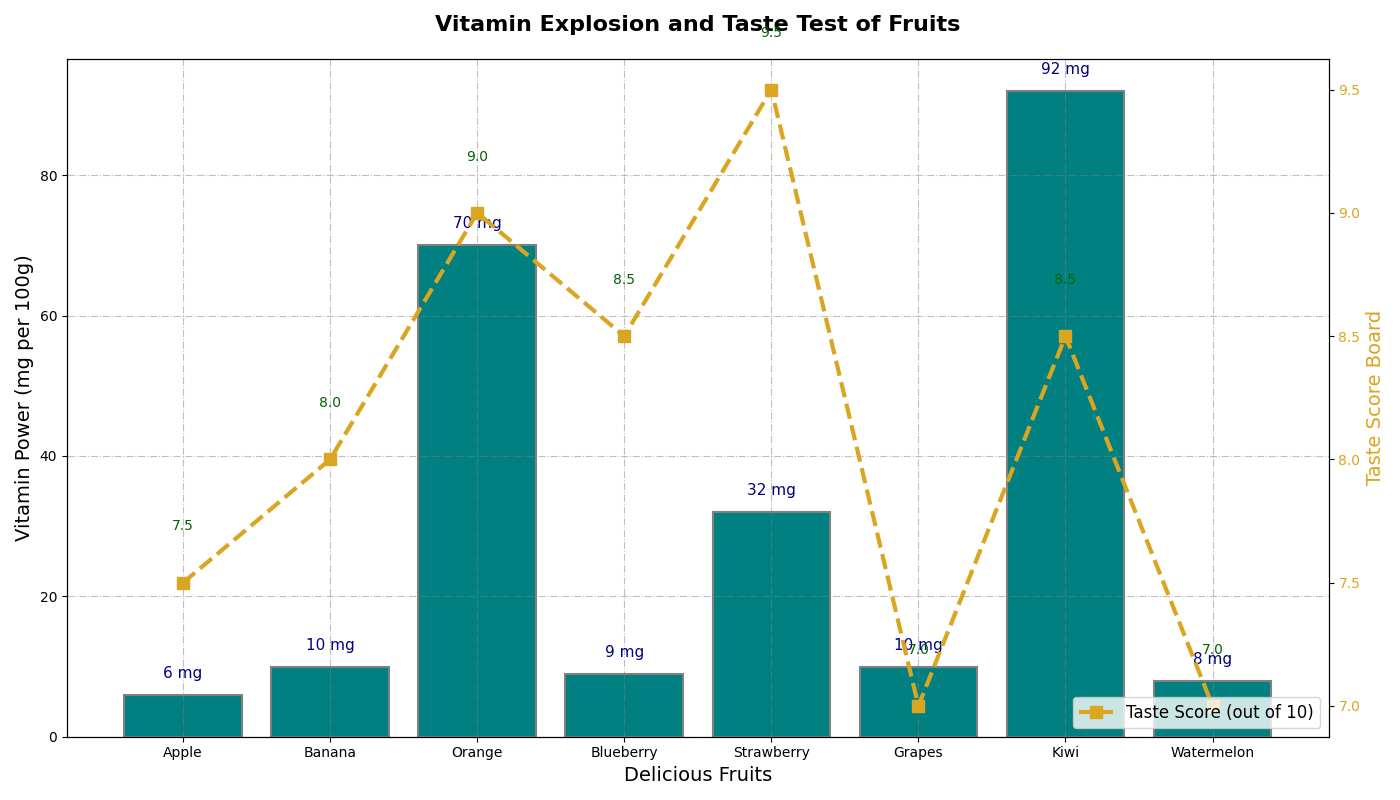

Write Python code to recreate this figure.
import matplotlib.pyplot as plt
import numpy as np

fruits = ["Apple", "Banana", "Orange", "Blueberry", "Strawberry", "Grapes", "Kiwi", "Watermelon"]
vitamin_content = [6, 10, 70, 9, 32, 10, 92, 8]
avg_rating = [7.5, 8.0, 9.0, 8.5, 9.5, 7.0, 8.5, 7.0]

fig, ax1 = plt.subplots(figsize=(14, 8))

bars = ax1.bar(fruits, vitamin_content, color="teal", edgecolor='gray', linewidth=1.5)

for bar in bars:
    yval = bar.get_height()
    ax1.text(bar.get_x() + bar.get_width() / 2, yval + 2, f'{yval} mg', ha='center', va='bottom', color='navy', fontsize=11)

ax1.set_xlabel('Delicious Fruits', fontsize=14)
ax1.set_ylabel('Vitamin Power (mg per 100g)', fontsize=14)
ax1.set_title('Vitamin Explosion and Taste Test of Fruits', fontsize=16, fontweight='bold', pad=20)
ax1.grid(True, linestyle='-.', color='grey', alpha=0.5)

ax2 = ax1.twinx()
ax2.plot(fruits, avg_rating, color="goldenrod", marker='s', linestyle='--', linewidth=3, markersize=8, label='Taste Score (out of 10)')

for i, rating in enumerate(avg_rating):
    ax2.text(i, rating + 0.2, f'{rating}', ha='center', va='bottom', color='darkgreen', fontsize=10)

ax2.set_ylabel('Taste Score Board', fontsize=14, color='goldenrod')
ax2.tick_params(axis='y', labelcolor='goldenrod')

ax2.legend(loc='lower right', fontsize=12)

plt.tight_layout()
plt.show()
